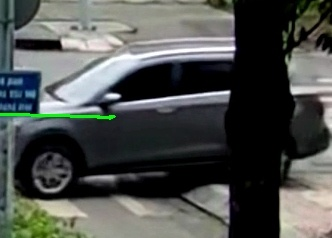
#> input picture TRAFFIC_VIOLATION_AI/server/violations/JETSON_01_13_2026-04-29T09-47-10+0000.jpg, 332 x 238 px
$ python -i module_utils.py   (imports and definitions only)
#> lines starting #> are read from the running program, lines starting #| are printed output that depends on the picture; after the words box and inside, x2 and y2 are one past the last pixel; in counts of white or black regions, pixels touching at a corner belong together
#> further down, picture is the input picture: shape (238, 332, 3); mean B, G, R 77.7, 80.8, 77.5
"""
********************************************************************************************************************
Project:       DETECT LICENSE PLATES AND TRAFFIC PENALTY INTEGRATION
File:          module_utils.py
Description:   Utility module for Vietnamese license plate OCR, normalization,
               vehicle association, and result export (FINAL VERSION).

Author:        LARRY PHONG TRUC
Updated by:
Last Update:   2026-01-07
Python:        3.10+
********************************************************************************************************************
"""

# =====================================================================
# IMPORTS
# =====================================================================
import cv2
import re
import csv
import numpy as np
import easyocr

# =====================================================================
# OCR INITIALIZATION
# =====================================================================
# [1 line that did not run here, left out]

ALLOWLIST = "ABCDEFGHIJKLMNOPQRSTUVWXYZ0123456789-."

# =====================================================================
# CHARACTER FIX TABLES (SEPARATED & CONTEXT-AWARE)
# =====================================================================
CHAR_TO_DIGIT = {
    "O": "0", "Q": "0", "D": "0",
    "I": "1", "L": "1",
    "Z": "2",
    "S": "5",
    "B": "8",
    "G": "6"
}

DIGIT_TO_CHAR = {
    "0": "O",
    "1": "I",
    "2": "Z",
    "5": "S",
    "6": "G",
    "8": "B"
}

# ─── Bảng chuyển đổi mở rộng CHỈ dùng cho trường BẮT BUỘC là chữ số ───────
# (hàng số dưới của biển 2 dòng — KHÔNG dùng cho vị trí ký tự series)
# Lý do tách riêng: "U" là ký tự series hợp lệ (VD: 51-U1 12345),
# nếu thêm U→4 vào CHAR_TO_DIGIT toàn cục sẽ phá vỡ nhận dạng đó.
_EXTRA_DIGIT_FIXES = {
    "U": "4",   # "4" stencil dễ bị EasyOCR đọc nhầm thành "U"
    "A": "4",   # "4" góc trên tam giác trông giống "A" khi ảnh mờ
    "J": "1",   # "J" không đuôi trông giống "1"
    "T": "7",   # "T" nằm ngang có thể nhầm "7"
    "Y": "4",   # "Y" thỉnh thoảng nhầm "4" ở góc nhìn nghiêng
}

# ─── Bảng chuyển đổi riêng cho VỊ TRÍ MÃ TỈNH (2 ký tự đầu hàng trên) ──────
# Khi crop riêng hàng trên của biển 2-dòng, ảnh nhỏ → EasyOCR dễ đọc nhầm:
#   "8" → "A"  (top-loop của stencil "8" trông giống tam giác)
#   "8" → "M"  (ký tự "81" merge ở low-res, hoặc "8" với serif)
# Quan trọng: "A"→"8" ở đây, NGƯỢC với "A"→"4" trong _EXTRA_DIGIT_FIXES.
# Lý do: hàng số DƯỚI (trình tự xe) thường nhầm "4"→"A",
#         hàng TRÊN (mã tỉnh) thường nhầm "8"→"A" do crop nhỏ ít ngữ cảnh hơn.
_PROVINCE_FIXES = {
    **CHAR_TO_DIGIT,   # O→0, Q→0, D→0, I→1, L→1, Z→2, S→5, B→8, G→6
    "A": "8",          # "8" stencil top-loop → "A" khi crop nhỏ/tối
    "M": "8",          # "81" merge hoặc "8" low-res → "M"
    "U": "4",          # từ _EXTRA_DIGIT_FIXES
    "J": "1",          # từ _EXTRA_DIGIT_FIXES
    "T": "7",          # từ _EXTRA_DIGIT_FIXES
    "Y": "4",          # từ _EXTRA_DIGIT_FIXES
    "W": "9",          # "9" stencil → "W" ở low-res
}

# =====================================================================
# BASIC TEXT UTILS
# =====================================================================
def strip_symbols(text: str) -> str:
    return re.sub(r"[.\-\s]", "", text)

def post_process_text(text: str) -> str:
    return re.sub(r"[^A-Z0-9\.\-]", "", text.upper())

def fix_char_to_digit(text: str) -> str:
    return "".join(CHAR_TO_DIGIT.get(c, c) for c in text)

def fix_digit_to_char(text: str) -> str:
    return "".join(DIGIT_TO_CHAR.get(c, c) for c in text)

# [62 lines left out: functions force_to_digits, fix_province_digits, _motor_crossval, not called in this run]

# =====================================================================
# IMAGE PREPROCESSING FOR OCR
# =====================================================================
def preprocess_variants(bgr_img):
    """
    Generate multiple grayscale/binary variants for robust OCR.
    """
    gray = cv2.cvtColor(bgr_img, cv2.COLOR_BGR2GRAY)
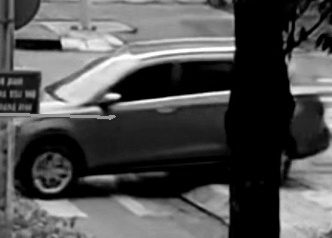
#> gray: shape (238, 332); min 0, max 255, mean 79.4
    gray = cv2.resize(gray, None, fx=1.8, fy=1.8, interpolation=cv2.INTER_CUBIC)
#> gray: shape (428, 598)

    variants = []
    for b in [11, 15]:
        variants.append(
            cv2.adaptiveThreshold(
                gray, 255,
                cv2.ADAPTIVE_THRESH_GAUSSIAN_C,
                cv2.THRESH_BINARY, b, 2
            )
        )
#> after the loop, variants = 2 items

    _, otsu = cv2.threshold(gray, 0, 255, cv2.THRESH_BINARY + cv2.THRESH_OTSU)
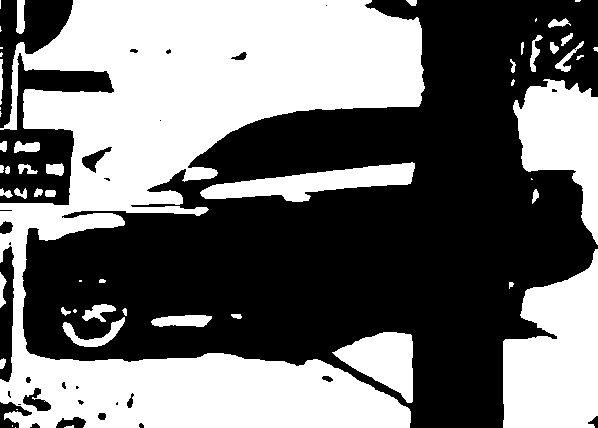
#> otsu: shape (428, 598); 44.9% white; 54 white regions (16 under 20 px), largest, box (x1, y1, x2, y2) and area: (0, 0, 425, 428) 83465, (503, 249, 598, 428) 12571, (513, 79, 598, 245) 7565
    variants.append(otsu)
    variants.append(cv2.bitwise_not(otsu))

    return variants

# =====================================================================
# OCR LOW-LEVEL
# =====================================================================
# [261 lines left out: functions ocr_single, format_motor_2line, format_car_2line, format_car_1line, ocr_two_line_bestscore, read_license_plate_vn and 2 more, not called in this run]

>>> import cv2
>>> picture = cv2.imread('violations/JETSON_01_13_2026-04-29T09-47-10+0000.jpg')
>>> result = preprocess_variants(picture)
#> result = 4 items

$ run again, on TRAFFIC_VIOLATION_AI/server/violations/JETSON_01_16_2026-04-29T09-48-52+0000.jpg
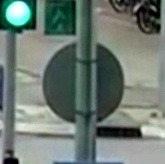
#> input picture TRAFFIC_VIOLATION_AI/server/violations/JETSON_01_16_2026-04-29T09-48-52+0000.jpg, 165 x 164 px
#> picture is the input picture: shape (164, 165, 3); mean B, G, R 115.3, 122.9, 110
#> in preprocess_variants, `gray = cv2.cvtColor(bgr_img, cv2.COLOR_BGR2GRAY)`:
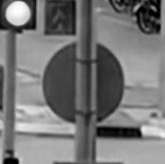
#> gray: shape (164, 165); min 0, max 253, mean 118.2
#> after the loop in preprocess_variants, `for b in [11, 15]:`: variants = 2 items
#> in preprocess_variants, `_, otsu = cv2.threshold(gray, 0, 255, cv2.THRESH_BINARY + cv2.THRESH_O..`:
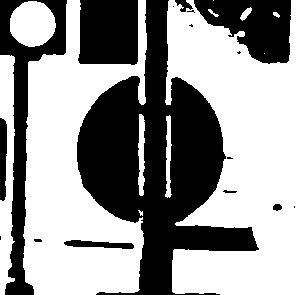
#> otsu: shape (295, 297); 58.4% white; 17 black regions (7 under 20 px), largest, box (x1, y1, x2, y2) and area: (77, 0, 259, 295) 22357, (0, 0, 67, 295) 5352, (194, 0, 291, 64) 3912
#> result = 4 items

$ run again, on TRAFFIC_VIOLATION_AI/server/violations/JETSON_01_1_2026-04-29T09-48-27+0000.jpg
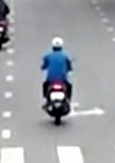
#> input picture TRAFFIC_VIOLATION_AI/server/violations/JETSON_01_1_2026-04-29T09-48-27+0000.jpg, 115 x 163 px
#> picture is the input picture: shape (163, 115, 3); mean B, G, R 166.6, 162.2, 160.1
#> in preprocess_variants, `gray = cv2.cvtColor(bgr_img, cv2.COLOR_BGR2GRAY)`:
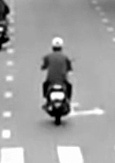
#> gray: shape (163, 115); min 0, max 255, mean 162
#> after the loop in preprocess_variants, `for b in [11, 15]:`: variants = 2 items
#> in preprocess_variants, `_, otsu = cv2.threshold(gray, 0, 255, cv2.THRESH_BINARY + cv2.THRESH_O..`:
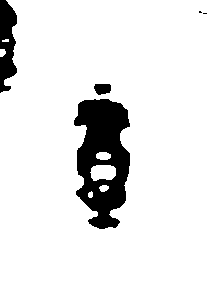
#> otsu: shape (293, 207); 89.9% white; 5 black regions (2 under 20 px), largest, box (x1, y1, x2, y2) and area: (74, 99, 130, 229) 4825, (0, 0, 17, 93) 1118, (94, 84, 111, 95) 154
#> result = 4 items

$ run again, on TRAFFIC_VIOLATION_AI/server/violations/JETSON_01_20_2026-04-29T09-47-35+0000.jpg
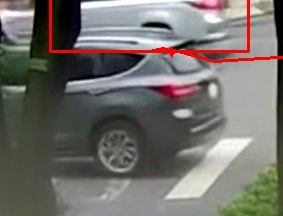
#> input picture TRAFFIC_VIOLATION_AI/server/violations/JETSON_01_20_2026-04-29T09-47-35+0000.jpg, 283 x 216 px
#> picture is the input picture: shape (216, 283, 3); mean B, G, R 107.7, 112.3, 115.3
#> in preprocess_variants, `gray = cv2.cvtColor(bgr_img, cv2.COLOR_BGR2GRAY)`:
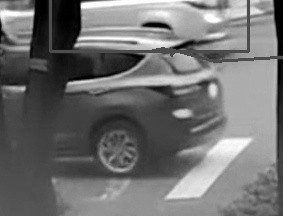
#> gray: shape (216, 283); min 0, max 255, mean 112.7
#> after the loop in preprocess_variants, `for b in [11, 15]:`: variants = 2 items
#> in preprocess_variants, `_, otsu = cv2.threshold(gray, 0, 255, cv2.THRESH_BINARY + cv2.THRESH_O..`:
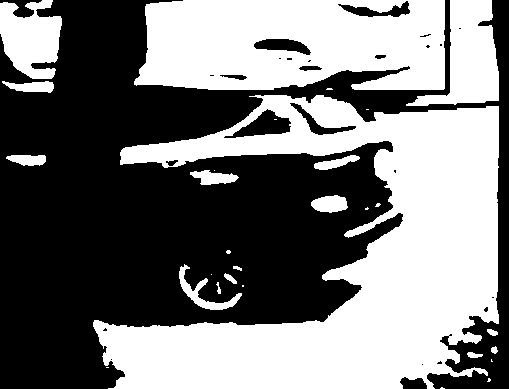
#> otsu: shape (389, 509); 47.4% white; 29 white regions (13 under 20 px), largest, box (x1, y1, x2, y2) and area: (93, 95, 499, 389) 58034, (134, 0, 445, 90) 24364, (406, 0, 499, 106) 4961
#> result = 4 items
